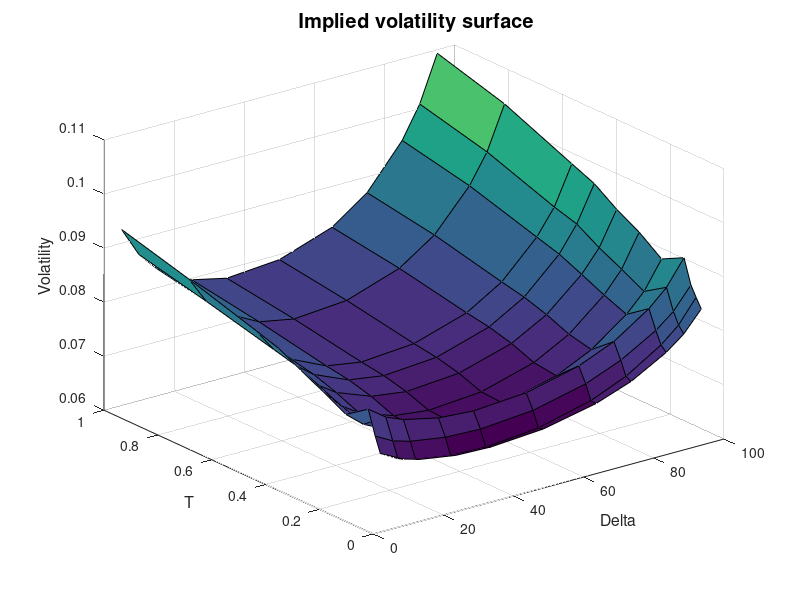

Recreate this plot in MATLAB. (Note: this script raises an error after producing the figure.)
vol = [ 7.3360	7.1670	7.0740	6.9710	6.9500	7.0210	7.2270	7.4610	7.8210	8.0750	8.4500
    7.3120	7.1310	7.0310	6.9240	6.9030	6.9950	7.2380	7.5120	7.9160	8.1970	8.6210
    7.5920	7.4160	7.3200	7.2190	7.1940	7.2770	7.5040	7.7650	8.1400	8.4050	8.8060
    8.0300	7.7980	7.6630	7.5170	7.4720	7.5440	7.7770	8.0520	8.4860	8.7920	9.2520
    7.7430	7.4720	7.3130	7.1390	7.0770	7.1520	7.4030	7.7120	8.1880	8.5250	9.0380
    7.9680	7.6250	7.4130	7.1780	7.1010	7.1790	7.4580	7.8060	8.3560	8.7450	9.3430
    8.1750	7.8120	7.5920	7.3450	7.2560	7.3340	7.6210	7.9780	8.5470	8.9520	9.5740
    8.3940	7.9870	7.7340	7.4580	7.3610	7.4360	7.7340	8.1110	8.7310	9.2000	9.8600
    8.5290	8.0940	7.8270	7.5260	7.4220	7.4990	7.8050	8.2010	8.8550	9.3240	10.0350
    8.9120	8.4110	8.1100	7.7690	7.6460	7.7260	8.0560	8.4970	9.2320	9.7710	10.5710
    9.2570	8.7020	8.3580	7.9740	7.8280	7.9080	8.2430	8.7070	9.4980	10.0840	10.9350]/100;
delta = [5 10 15 25 35 50 65 75 85 90 95];
T = [1/52,2/52,3/52,1/12,2/12,3/12,4/12,5/12,6/12,9/12,1];
r = [-0.01298 -0.01453 -0.01332 -0.01225 -0.01275 -0.01247 -0.01194 -0.01233 -0.01220 -0.01242 -0.01237];
q = [ 0.00707  0.00584  0.00712  0.00867  0.01002  0.01023  0.01065  0.01094  0.01116  0.01166  0.01197];

figure(1)
surf(delta, T', vol)
title('\fontsize{20} Implied volatility surface')
xlabel('\fontsize{16} Delta')
ylabel('\fontsize{16} T')
zlabel('\fontsize{16} Volatility')

S0 = 0.9730;

dminus = @(S0,K,r,q,T,sigma) (log(S0*exp((r-q)*T)/K)-0.5*sigma^2*T)/(sigma*sqrt(T));
dplus = @(S0,K,r,q,T,sigma) (log(S0*exp((r-q)*T)/K)+0.5*sigma^2*T)/(sigma*sqrt(T));

bsprice = @(S0,K,r,q,T,sigma,opt_type) opt_type*(S0*exp(-q*T)*normcdf(opt_type*dplus(S0,K,r,q,T,sigma))-...
    K *exp(-r*T)*normcdf(opt_type*dminus(S0,K,r,q,T,sigma)));
bsdelta = @(S0,K,r,q,T,sigma,opt_type) opt_type*exp(-q*T)*normcdf(opt_type*dplus(S0,K,r,q,T,sigma));

figure(2)
imp_vol = vol;
for k = 1:4
    switch k
        case 1
            model = Model('Mer',[0.0649    0.1303   -0.0584    0.1603]);
        case 2
            model = Model('Kou',[0.0665    0.1305    0.0751    3.3154    9.0490]);
        case 3
            model = Model('NIG',[18.8491   -3.9281    0.1250]);
        case 4
            model = Model('VG',[-0.0324    0.0810    0.2451]);
    end
    for i = 1:11
        for j = 1:11
            Opt_type = (delta(i)<=50)-(delta(i)>50);
            gain_fun = @(S,K) max(Opt_type*(S-K),0);
            
            K = S0*exp((r(j)-q(j))*T(j))*exp(-Opt_type*vol(j,i)*sqrt(T(j))*...
                norminv(exp(-q(j)*T(j))*min(delta(i),100-delta(i))/100,0,1)+...
                0.5*vol(j,i)^2*T(j));
            
            option = Option(S0,r(j),q(j),K,T(j),1,gain_fun,@(S,K) 0.*S,0,1000,'F',1);
            
            method = Method('Conv',[1, 1000, -Opt_type]);
            
            price = Pricer(option,model,method);
            
            imp_vol(j,i) = fminsearch(@(sigma) abs(bsprice(S0,K,r(j),q(j),T(j),sigma,Opt_type)-price),vol(j,i));
            
            delta_model(j,i) = bsdelta(S0,K,r(j),q(j),T(j),imp_vol(j,i),Opt_type);
        end
    end
    delta_model = 100*(delta_model+[0,0,0,0,0,0,1,1,1,1,1]);
    subplot(2,2,k)
    surf(delta_model, T', imp_vol)
    ylim([4/12,1])
    zlim([0.05,0.12])
    hold on
    title(model.name,'fontsize',14)
    xlabel('\fontsize{12} Delta')
    ylabel('\fontsize{12} T')
    zlabel('\fontsize{12} Volatility')
end